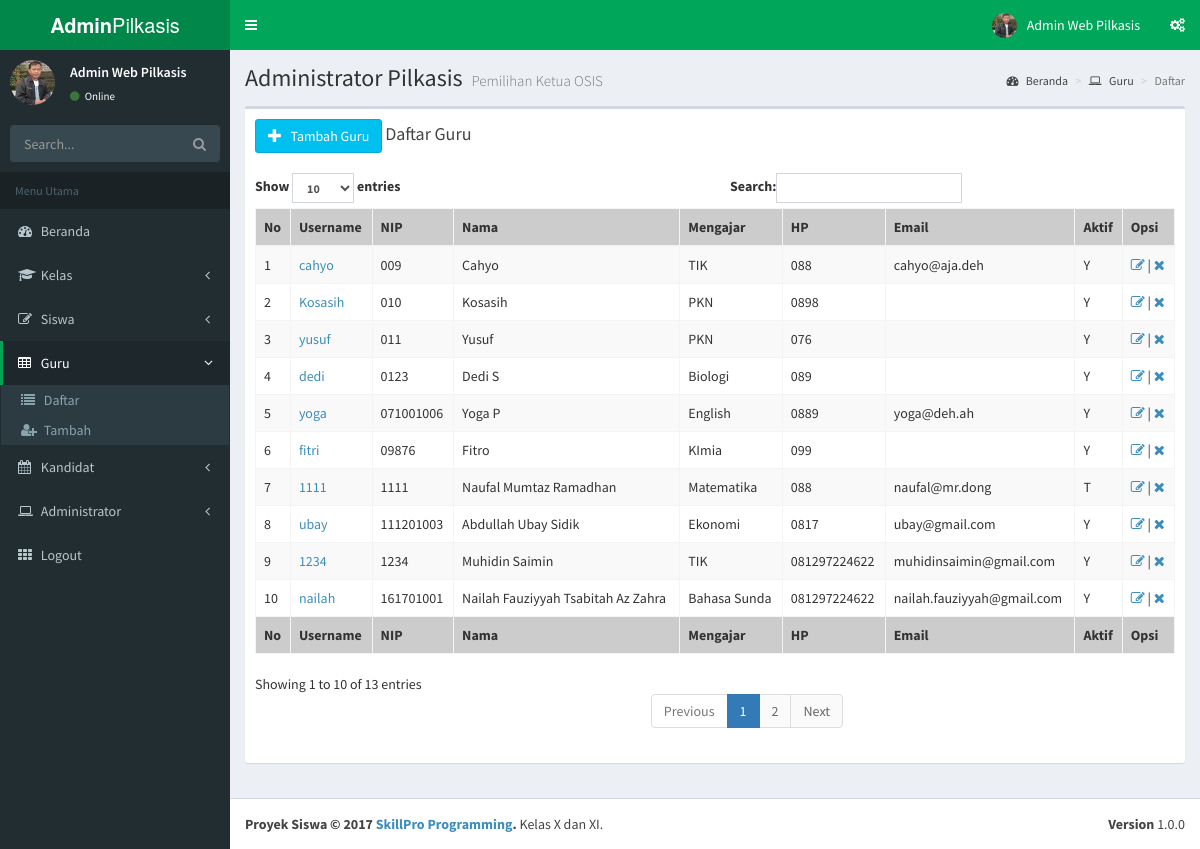
The page /admin/index.php?m=guru (signed in) on the database its author committed.
### tables this page shows
CREATE TABLE `guru` (
  `nip` varchar(9) NOT NULL,
  `username` varchar(25) NOT NULL,
  `password` varchar(32) NOT NULL,
  `nama` varchar(50) NOT NULL,
  `jk` varchar(1) NOT NULL,
  `mengajar` varchar(30) NOT NULL,
  `email` varchar(50) NOT NULL,
  `hp` varchar(15) NOT NULL,
  `memilih` varchar(1) NOT NULL,
  `aktif` enum('Y','T') NOT NULL DEFAULT 'T',
  `foto` varchar(50) NOT NULL
);

### admin/modul/guru/tampil.php (the view)
<?php include "atas.php"; ?>
  <div class="content-wrapper">
    <section class="content-header">
      <h1>
        Administrator Pilkasis
        <small>Pemilihan Ketua OSIS</small>
      </h1>
      <ol class="breadcrumb">
        <li><a href="."><i class="fa fa-dashboard"></i> Beranda</a></li>
        <li><a href="?m=guru"><i class="fa fa-laptop"></i> Guru</a></li>
        <li class="active">Daftar</li>
      </ol>
    </section>
	<section class="content">
      <div class="row">
        <div class="col-xs-12">
          <div class="box">
            <div class="box-header">
			  <a href="?m=guru&s=tambah" class="btn btn-large btn-info"><i class="glyphicon glyphicon-plus"></i> &nbsp; Tambah Guru</a>
              <h3 class="box-title">Daftar Guru</h3>
            </div>
            <div class="box-body">
              <table id="pilkasis2" class="table table-bordered table-hover table-striped">
                <thead>
                <tr bgcolor="#ccc">
                  <th>No</th>
                  <th>Username</th>
                  <th>NIP</th>
                  <th>Nama</th>
                  <th>Mengajar</th>
                  <th>HP</th>
                  <th>Email</th>
                  <th>Aktif</th>
                  <th>Opsi</th>
                </tr>
                </thead>
                <tbody>
<?php
include "../sambungan.php";
$sql="SELECT * FROM guru ORDER BY nip";
$query=mysqli_query($koneksi,$sql);
if(mysqli_num_rows($query)==0){
	echo "<td colspan='6'>Data Masih Kosong</td>";
}else{
	$no=1;
	while($r=mysqli_fetch_assoc($query)){
	  echo "<tr>";
		echo "<td>$no</td>";
		echo "<td><a href='?m=guru&s=detail&nip=".$r['nip']."'>".$r['username']."</a></td>";
		echo "<td>".$r['nip']."</td>";
		echo "<td>".$r['nama']."</td>";
		echo "<td>".$r['mengajar']."</td>";
		echo "<td>".$r['hp']."</td>";
		echo "<td>".$r['email']."</td>";
		echo "<td>".$r['aktif']."</td>";
		echo '<td><a href="index.php?m=guru&s=edit&nip='.$r['nip'].'"><i class="fa fa-edit"></i></a> | <a href="index.php?m=guru&s=hapus&nip='.$r['nip'].'" onclick="return confirm(\'Yakin Akan dihapus?\')"><i class="fa fa-remove"></i></a></td>';
	  echo "</tr>";
		$no++;
	}
}
?>
                </tbody>
                <tfoot>
                <tr bgcolor="#ccc">
                  <th>No</th>
                  <th>Username</th>
                  <th>NIP</th>
                  <th>Nama</th>
                  <th>Mengajar</th>
                  <th>HP</th>
                  <th>Email</th>
                  <th>Aktif</th>
                  <th>Opsi</th>
                </tr>
                </tfoot>
              </table>
            </div>
          </div>
        </div>
      </div>
    </section>
<?php include "bawah.php"; ?>

### rows shown on the page
guru: username "cahyo", nip "009", nama "Cahyo", mengajar "TIK", hp "088", email "cahyo@aja.deh", aktif "Y"
guru: username "Kosasih", nip "010", nama "Kosasih", mengajar "PKN", hp "0898", aktif "Y"
guru: username "yusuf", nip "011", nama "Yusuf", mengajar "PKN", hp "076", aktif "Y"
guru: username "dedi", nip "0123", nama "Dedi S", mengajar "Biologi", hp "089", aktif "Y"
guru: username "yoga", nip "071001006", nama "Yoga P", mengajar "English", hp "0889", email "yoga@deh.ah", aktif "Y"
guru: username "fitri", nip "09876", nama "Fitro", mengajar "KImia", hp "099", aktif "Y"
guru: username "1111", nip "1111", nama "Naufal Mumtaz Ramadhan", mengajar "Matematika", hp "088", email "naufal@mr.dong", aktif "T"
guru: username "ubay", nip "111201003", nama "Abdullah Ubay Sidik", mengajar "Ekonomi", hp "0817", email "ubay@gmail.com", aktif "Y"
guru: username "1234", nip "1234", nama "Muhidin Saimin", mengajar "TIK", hp "081297224622", email "muhidinsaimin@gmail.com", aktif "Y"
guru: username "nailah", nip "161701001", nama "Nailah Fauziyyah Tsabitah Az Zahra", mengajar "Bahasa Sunda", hp "081297224622", email "nailah.fauziyyah@gmail.com", aktif "Y"

### other values the page prints
$_SESSION['namakasis'] "Admin Web Pilkasis"
